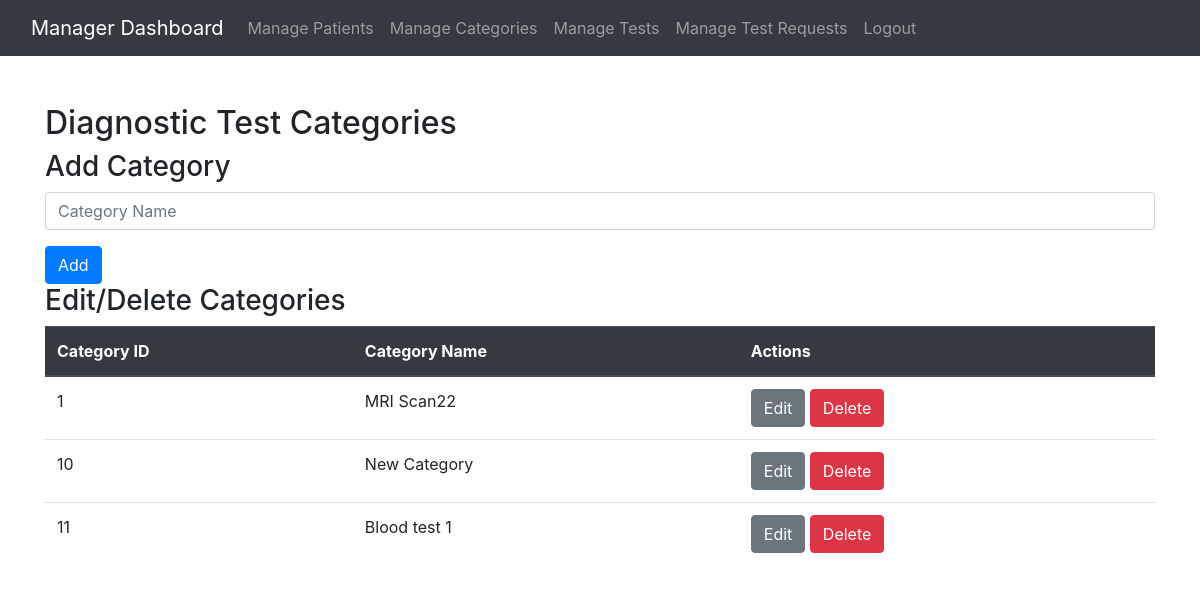
Screenshot of /manager/manager_test.php (signed in) with the database file from the repository.
### tables this page shows
CREATE TABLE `diagnostic_categories` (
  `category_id` int(11) NOT NULL,
  `category_name` varchar(100) NOT NULL
);

### manager/manager_test.php (the view, shortened to what this page needs)
<?php
include('connection.php');
$query = "SELECT * FROM diagnostic_categories";
$result = mysqli_query($conn, $query);
?>
<!DOCTYPE html>
<html>
<head>
    <link rel="stylesheet" href="https://stackpath.bootstrapcdn.com/bootstrap/4.3.1/css/bootstrap.min.css">
</head>
<body>
<?php include('manager_navbar.php'); ?>
<div class="container mt-5">
    <h2>Diagnostic Test Categories</h2>
    <h3>Add Category</h3>
    <form method="POST" action="">
        <div class="form-group">
            <input type="text" name="category_name" placeholder="Category Name" class="form-control">
        </div>
        <button type="submit" name="add_category" class="btn btn-primary">Add</button>
    </form>
    <h3>Edit/Delete Categories</h3>
    <table class="table">
        <thead class="thead-dark">
            <tr>
                <th>Category ID</th>
                <th>Category Name</th>
                <th>Actions</th>
            </tr>
        </thead>
        <tbody>
            <?php while ($row = mysqli_fetch_assoc($result)) { ?>
                <tr>
                    <td><?php echo $row['category_id']; ?></td>
                    <td><?php echo $row['category_name']; ?></td>
                    <td>
                        <a href="edit_category.php?category_id=<?php echo $row['category_id']; ?>" class="btn btn-secondary">Edit</a>
                        <a href="?delete_category=<?php echo $row['category_id']; ?>" class="btn btn-danger">Delete</a>
                    </td>
                </tr>
            <?php } ?>
        </tbody>
    </table>
</div>
</body>
</html>

### rows the page displays
diagnostic_categories: category_id "1", category_name "MRI Scan22"
diagnostic_categories: category_id "10", category_name "New Category"
diagnostic_categories: category_id "11", category_name "Blood test 1"
